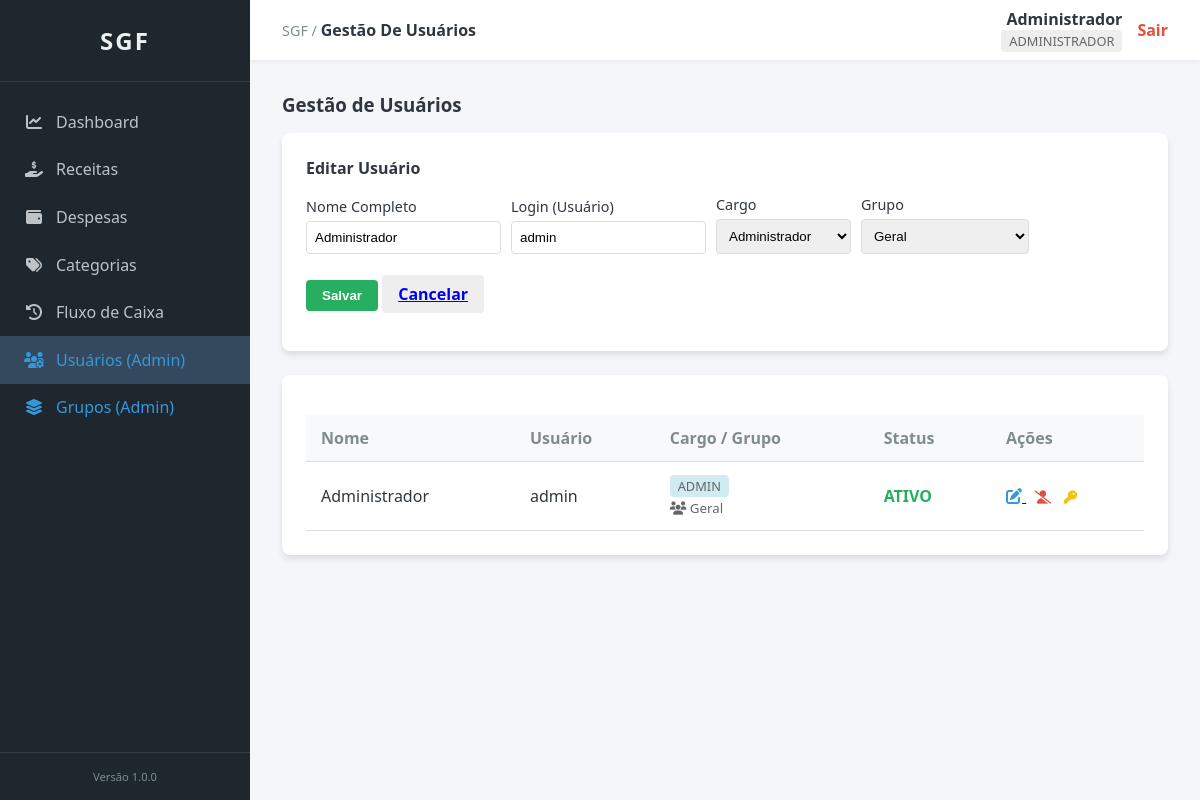
Page /index.php?page=usuarios&action=edit&id=1 (signed in) on the committed database.
### tables this page shows
CREATE TABLE IF NOT EXISTS usuarios (
    id INT AUTO_INCREMENT PRIMARY KEY,
    grupo_id INT NULL,
    nome VARCHAR(100) NOT NULL,
    usuario VARCHAR(50) NOT NULL UNIQUE,
    senha VARCHAR(255) NOT NULL,
    cargo ENUM('admin', 'user') DEFAULT 'user',
    status ENUM('ativo', 'inativo') DEFAULT 'ativo',
    primeiro_acesso BOOLEAN DEFAULT TRUE,
    criado_em TIMESTAMP DEFAULT CURRENT_TIMESTAMP
);

CREATE TABLE IF NOT EXISTS grupos (
    id INT AUTO_INCREMENT PRIMARY KEY,
    nome VARCHAR(100) NOT NULL,
    criado_em TIMESTAMP DEFAULT CURRENT_TIMESTAMP
);

### includes/functions.php (called while the page is built, shortened)
<?php
function s($texto) {
    return htmlspecialchars($texto ?? '', ENT_QUOTES, 'UTF-8');
}

### pages/usuarios.php (the view, shortened to what this page needs)
<?php
$action = $_GET['action'] ?? 'list';
$user_edit_id = $_GET['id'] ?? null;
$user_edit_data = null;
if ($action === 'edit' && $user_edit_id) {
    $stmt = $pdo->prepare("SELECT * FROM usuarios WHERE id = ?");
    $stmt->execute([$user_edit_id]);
    $user_edit_data = $stmt->fetch();
}
$stmt = $pdo->query("SELECT u.*, g.nome as grupo_nome
                     FROM usuarios u
                     LEFT JOIN grupos g ON u.grupo_id = g.id
                     ORDER BY u.nome ASC");
$usuarios = $stmt->fetchAll();
$stmt = $pdo->query("SELECT * FROM grupos ORDER BY nome ASC");
$lista_grupos = $stmt->fetchAll();
?>
<div class="header-actions" style="display: flex; justify-content: space-between; align-items: center; margin-bottom: 1rem;">
    <h3>Gestão de Usuários</h3>
</div>
<?php if ($action === 'new' || $action === 'edit'): ?>
<div class="card">
    <h4><?= $action === 'edit' ? 'Editar' : 'Novo' ?> Usuário</h4>
    <form action="index.php?page=usuarios" method="POST" class="form-inline" style="margin-top: 1rem;">
        <div class="form-group">
            <label>Nome Completo</label>
            <input type="text" name="nome" class="form-control" value="<?= s($user_edit_data['nome'] ?? '') ?>" required>
        </div>
        <div class="form-group">
            <label>Login (Usuário)</label>
            <input type="text" name="usuario" class="form-control" value="<?= s($user_edit_data['usuario'] ?? '') ?>" required>
        </div>
        <div class="form-group">
            <label>Cargo</label>
            <select name="cargo" class="form-control" required>
                <option value="admin" <?= ($user_edit_data['cargo'] ?? '') === 'admin' ? 'selected' : '' ?>>Administrador</option>
            </select>
        </div>
        <div class="form-group">
            <label>Grupo</label>
            <select name="grupo_id" class="form-control" required>
                <?php foreach ($lista_grupos as $g): ?>
                    <option value="<?= $g['id'] ?>" <?= ($user_edit_data['grupo_id'] ?? '') == $g['id'] ? 'selected' : '' ?>>
                        <?= s($g['nome']) ?>
                    </option>
                <?php endforeach; ?>
            </select>
        </div>
        <div class="form-group">
            <button type="submit" name="save_user" class="btn btn-success">Salvar</button>
            <a href="index.php?page=usuarios" class="btn" style="background: #eee;">Cancelar</a>
        </div>
    </form>
</div>
<?php endif; ?>
<div class="card">
    <div class="table-responsive">
        <table>
            <thead>
                <tr>
                    <th>Nome</th>
                    <th>Usuário</th>
                    <th>Cargo / Grupo</th>
                    <th>Status</th>
                    <th>Ações</th>
                </tr>
            </thead>
            <tbody>
                <?php foreach ($usuarios as $u): ?>
                    <tr>
                        <td style="font-weight: 500;"><?= s($u['nome']) ?></td>
                        <td><?= s($u['usuario']) ?></td>
                        <td>
                            <span class="user-role" style="background: <?= $u['cargo'] === 'admin' ? '#d1ecf1' : '#f8f9fa' ?>;">
                                <?= s($u['cargo']) ?>
                            </span>
                            <br>
                            <small style="color: #666;"><i class="fas fa-users"></i> <?= s($u['grupo_nome'] ?? 'Sem Grupo') ?></small>
                        </td>
                        <td>
                            <span class="badge" style="color: <?= $u['status'] === 'ativo' ? 'var(--success)' : 'var(--danger)' ?>; font-weight: bold;">
                                <?= strtoupper(s($u['status'])) ?>
                            </span>
                        </td>
                        <td>
                            <a href="index.php?page=usuarios&action=edit&id=<?= $u['id'] ?>" title="Editar">
                                <i class="fas fa-edit" style="color: var(--accent);"></i>
                            </a>
                            <form action="index.php?page=usuarios" method="POST" style="display:inline;" onsubmit="return confirm('Alterar status deste usuário?');">
                                <button type="submit" name="toggle_status" style="background:none; border:none; cursor:pointer;" title="<?= $u['status'] === 'ativo' ? 'Desativar' : 'Ativar' ?>">
                                    <i class="fas <?= $u['status'] === 'ativo' ? 'fa-user-slash' : 'fa-user-check' ?>" style="color: <?= $u['status'] === 'ativo' ? 'var(--danger)' : 'var(--success)' ?>;"></i>
                                </button>
                            </form>
                            <button onclick="document.getElementById('modal-reset-<?= $u['id'] ?>').style.display='flex'" style="background:none; border:none; cursor:pointer;" title="Resetar Senha">
                                <i class="fas fa-key" style="color: var(--warning);"></i>
                            </button>
                        </td>
                    </tr>
                <?php endforeach; ?>
            </tbody>
        </table>
    </div>
</div>

### assets/css/style.css (style rules this page uses)
:root { --primary-color: #2c3e50; --sidebar-bg: #1e272e; --sidebar-item-active: #34495e; --content-bg: #f5f6fa; --header-bg: #ffffff; --accent: #3498db; --success: #27ae60; --danger: #e74c3c; --warning: #f1c40b; --text-main: #2f3640; --text-muted: #7f8c8d; --border: #dcdde1; --shadow: 0 4px 6px rgba(0, 0, 0, 0.1); --sidebar-width: 250px; }
* { margin: 0; padding: 0; box-sizing: border-box; }
body { font-family: 'Segoe UI', Roboto, Helvetica, Arial, sans-serif; color: var(--text-main); background-color: var(--content-bg); }
.user-role { font-size: 0.8rem; background: #eee; padding: 2px 8px; border-radius: 4px; text-transform: uppercase; color: #666; }
.card { background: white; padding: 1.5rem; border-radius: 8px; box-shadow: var(--shadow); margin-bottom: 1.5rem; }
.btn { padding: 8px 16px; border-radius: 4px; border: none; cursor: pointer; font-weight: 600; transition: opacity 0.2s; }
.btn-success { background: var(--success); color: white; }
.table-responsive { overflow-x: auto; }
table { width: 100%; border-collapse: collapse; margin-top: 1rem; }
th, td { text-align: left; padding: 12px 15px; border-bottom: 1px solid var(--border); }
th { background-color: #f8f9fa; color: var(--text-muted); }
.form-inline { display: flex; gap: 10px; flex-wrap: wrap; align-items: flex-end; }
.form-group { margin-bottom: 1rem; }
.form-group label { display: block; margin-bottom: 0.3rem; font-size: 0.9rem; }
.form-control { width: 100%; padding: 8px; border: 1px solid var(--border); border-radius: 4px; }

### rows in the picture
usuarios: nome "Administrador", usuario "admin", cargo "Administrador", grupo_id "Geral", cargo "ADMIN", grupo.nome "Geral", status "ATIVO"

### other values in the picture
s($page_title) "Gestão De Usuários"
s($_SESSION['usuario_nome']) "Administrador"
